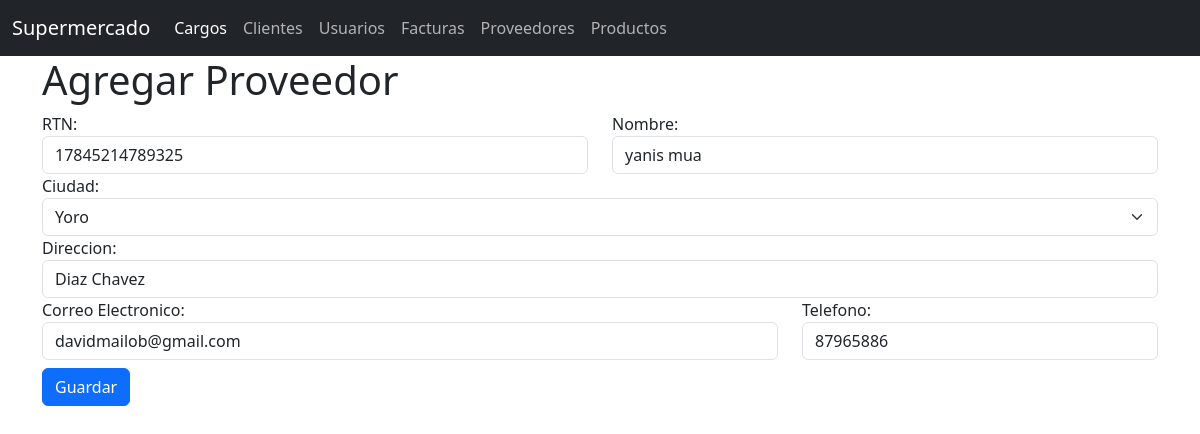
/inventario/proveedores/18fa22d7-14f3-4a34-8a6e-7823cd433bff/actualizar, run on the app's committed database.
### Inventario/models.py (models this page shows, shortened)
class Proveedor(models.Model):
    uuid =  models.UUIDField(primary_key=True, unique=True, default=uuid4, verbose_name='UUID')
    rtn =  models.CharField(max_length=14, verbose_name='RTN', help_text='Ingrese el RTN del proveedor')
    name =  models.CharField(max_length=150, verbose_name='Nombre', help_text='Ingrese el nombre del proveedor')
    city =  models.CharField(max_length=4, choices=CITIES, verbose_name='Ciudad', help_text='Seleccione la ciudad del proveedor')
    address =  models.CharField(max_length=255, verbose_name='Direccion', help_text='Ingrese la direccion del proveedor')
    email  =  models.CharField(max_length=70, verbose_name='Correo Electrónico', help_text='Ingrese el correo electronico del proveedor')
    phone =  models.CharField(max_length=8, verbose_name='Telefono', help_text='Ingrese el correo del proveedor')
    status =  models.BooleanField(default=True, verbose_name='Estado', help_text='Seleccione el estado del proveedor')
    createdAt =  models.DateTimeField(auto_now_add=True)
    updatedAt =  models.DateTimeField(auto_now=True)

### Inventario/views.py (the view, shortened to what this page needs)
# urls.py: path('proveedores/<uuid:uuid>/actualizar', ActualizarProveedor.as_view(), name='actualizar_proveedor'),
class ActualizarProveedor(View):
    def get(self, request, uuid):
        proveedor = Proveedor.objects.get(uuid=uuid)
        form = UpdateProveedorForm(instance=proveedor)
        return render(request, 'proveedores/agregar_proveedor.html', {'form': form})

### Inventario/forms.py
class UpdateProveedorForm(forms.ModelForm):
    rtn = forms.CharField(max_length=14, label='RTN', widget=forms.TextInput(attrs={'class':'form-control'}))
    name = forms.CharField(max_length=150, label='Nombre', widget=forms.TextInput(attrs={'class':'form-control'}))
    city= forms.CharField(max_length=4, label='Ciudad', widget=forms.Select(attrs={'class':'form-select'}, choices=CITIES))
    address = forms.CharField(max_length=255, label='Direccion', widget=forms.TextInput(attrs={'class':'form-control'}))
    email = forms.CharField(max_length=70, label='Correo Electronico', widget=forms.TextInput(attrs={'class':'form-control', 'type':'email'}))
    phone = forms.CharField(max_length=8, label='Telefono', widget=forms.TextInput(attrs={'class':'form-control'}))
    class Meta:
        model = Proveedor
        fields = ['rtn', 'name', 'city', 'address', 'email', 'phone']

### Inventario/templates/proveedores/agregar_proveedor.html (shortened to what this page needs)
{% extends "base.html" %}
{% block body %}
    <h1>Agregar Proveedor</h1>
    <form method="post">
        <div class="row">
            <div class="col-6">
                {{form.rtn.label_tag}}
                {{form.rtn}}
            </div>
            <div class="col-6">
                {{form.name.label_tag}}
                {{form.name}}
            </div>
            <div class="col-12">
                {{form.city.label_tag}}
                {{form.city}}
            </div>
            <div class="col-12">
                {{form.address.label_tag}}
                {{form.address}}
            </div>
            <div class="col-8">
                {{form.email.label_tag}}
                {{form.email}}
            </div>
            <div class="col-4">
                {{form.phone.label_tag}}
                {{form.phone}}
            </div>
        </div>
        <button type="submit" class="btn btn-primary mt-2">Guardar</button>
    </form>
{% endblock %}

### data on the page
Proveedor: rtn "17845214789325", name "yanis mua", city "Yoro", address "Diaz Chavez", email "davidmailob@gmail.com", phone "87965886"
